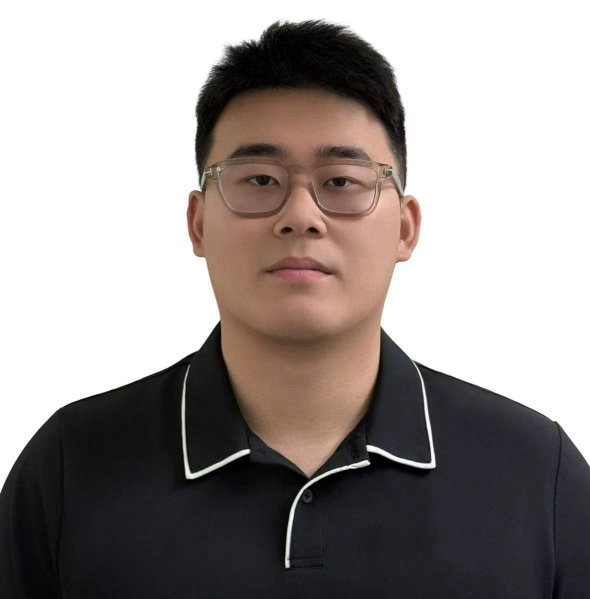
#> input picture site/assets/james-zhu.jpg, 1180 x 1197 px, found by its file name (shown at 1/2 size)
$ python portrait.py
#> lines starting #> are read from the running program, lines starting #| are printed output that depends on the picture; after the words box and inside, x2 and y2 are one past the last pixel; in counts of white or black regions, pixels touching at a corner belong together
#!/usr/bin/env python3
"""Turn the white-backdrop headshot into a portrait that sits *in* a dark page.

Run: python3 tools/portrait.py [src.jpg] [out.png] [ground hex]
Defaults regenerate site/assets/james-portrait.png for the current theme.

The headshot was lit against a white studio backdrop, so every pixel along the
hair is a mix of hair and backdrop:  I = a*F + (1-a)*W  (W = white).  Cutting
such an edge with a hard mask leaves the grey remainder behind as a halo, which
is what a plain flood-fill cutout shows around the hair.  Instead we estimate a
per-pixel alpha from how much backdrop each edge pixel still carries, then solve
that equation for F — the white is subtracted out rather than clipped off.

Passes:
  1. flood fill from the border  -> which pixels are definitely backdrop
  2. matte the transition band   -> soft alpha + white-spill removal (the halo fix)
  3. shadow lift toward ground   -> dark clothing stops reading as a silhouette
  4. bottom fade                 -> shoulders dissolve instead of being cut off
"""
import sys
from collections import deque
from PIL import Image, ImageFilter

SRC = sys.argv[1] if len(sys.argv) > 1 else "assets/james-zhu.jpg"
DST = sys.argv[2] if len(sys.argv) > 2 else "assets/james-portrait.png"
GROUND = (sys.argv[3] if len(sys.argv) > 3 else "#13251E").lstrip("#")
gr = tuple(int(GROUND[i:i + 2], 16) for i in (0, 2, 4))

im = Image.open(SRC).convert("RGB")
#> im is the input picture: PIL image 1180x1197 RGB; mean R, G, B 155.8, 149.4, 147.2
w, h = im.size
#> w = 1180; h = 1197
px = im.load()

# ---- 1. locate the backdrop ---------------------------------------------
def is_bg(p):
    r, g, b = p
    return min(r, g, b) > 205 and (max(r, g, b) - min(r, g, b)) < 26

bg = bytearray(w * h)
q = deque()
def seed(x, y):
    if not bg[y * w + x] and is_bg(px[x, y]):
        bg[y * w + x] = 1
        q.append((x, y))

for x in range(w):
    seed(x, 0); seed(x, h - 1)
for y in range(h):
    seed(0, y); seed(w - 1, y)

while q:
    x, y = q.popleft()
    for dx, dy in ((1, 0), (-1, 0), (0, 1), (0, -1)):
        nx, ny = x + dx, y + dy
        if 0 <= nx < w and 0 <= ny < h:
            seed(nx, ny)

# ---- 2. matte the transition band ---------------------------------------
# Dilate the backdrop inward; the pixels it reaches are the contaminated rim.
BAND = 10
bgmask = Image.frombytes("L", (w, h), bytes(255 if v else 0 for v in bg))
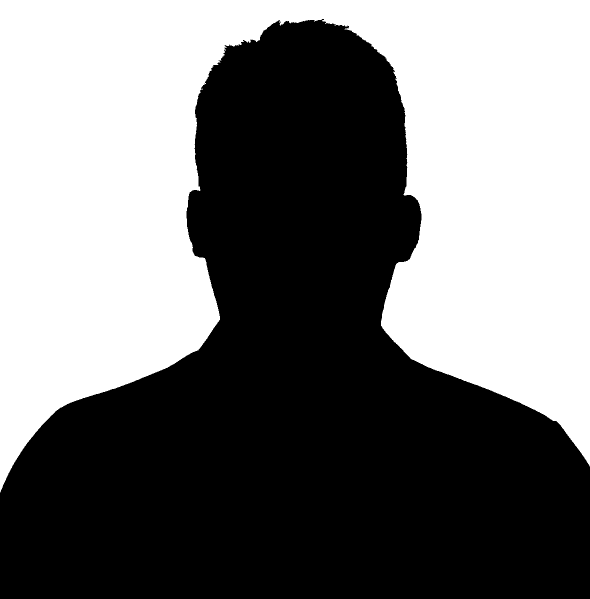
#> bgmask: PIL image 1180x1197 L (shown at 1/2 size); 46% white; 1 white region, box (x1, y1, x2, y2) and area: (0, 0, 1180, 985) 650127
band = bgmask.filter(ImageFilter.MaxFilter(BAND * 2 + 1))
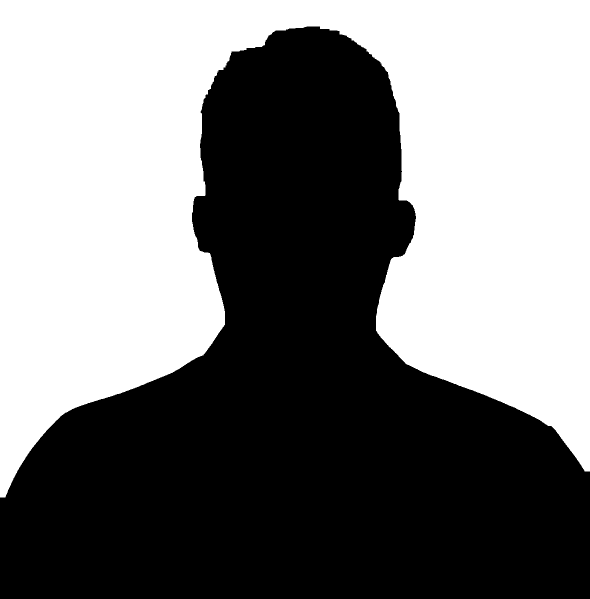
#> band: PIL image 1180x1197 L (shown at 1/2 size); 48.4% white; 1 white region, box (x1, y1, x2, y2) and area: (0, 0, 1180, 995) 684318
bp = band.load()

HI, LO = 214, 120      # minRGB at pure backdrop / at solid foreground
GAMMA = 1.6            # >1 pushes light, backdrop-heavy strands further toward
                       # transparent, which is what kills the last of the halo
alpha = Image.new("L", (w, h), 255)
#> alpha: PIL image 1180x1197 L; every value is 255
ap = alpha.load()

for y in range(h):
    row = y * w
    for x in range(w):
        if bg[row + x]:
            ap[x, y] = 0
            continue
        if not bp[x, y]:
            continue                      # interior: untouched, fully opaque
        r, g, b = px[x, y]
        m = min(r, g, b)
        if m <= LO:
            continue                      # solidly foreground
        a = 0.0 if m >= HI else ((HI - m) / (HI - LO)) ** GAMMA
        ap[x, y] = int(a * 255)
        if a > 0.02:
            # unpremultiply against white: F = (I - (1-a)*255) / a
            inv = (1.0 - a) * 255.0
            px[x, y] = (
                max(0, min(255, int((r - inv) / a))),
                max(0, min(255, int((g - inv) / a))),
                max(0, min(255, int((b - inv) / a))),
            )

alpha = alpha.filter(ImageFilter.GaussianBlur(0.7))   # just enough to de-jag
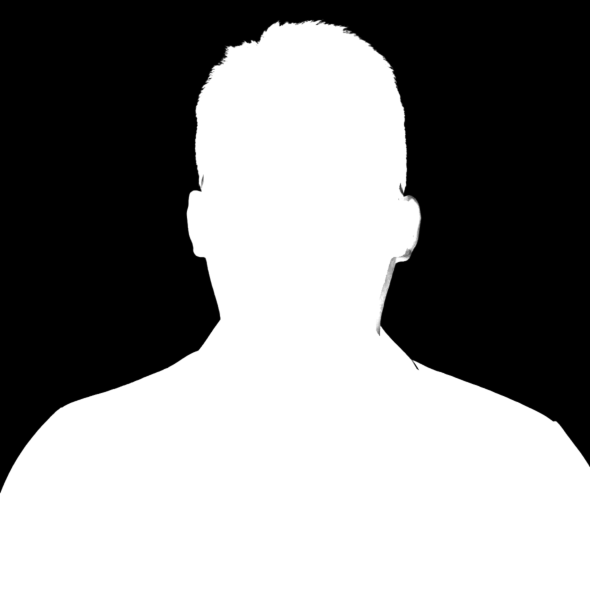
#> alpha: PIL image 1180x1197 L (shown at 1/2 size); min 0, max 255, mean 137

# ---- 3. shadow lift ------------------------------------------------------
KNEE, STRENGTH = 0.30, 0.80
for y in range(h):
    for x in range(w):
        if ap[x, y] == 0:
            continue
        r, g, b = px[x, y]
        lum = (0.2126 * r + 0.7152 * g + 0.0722 * b) / 255.0
        if lum < KNEE:
            t = ((KNEE - lum) / KNEE) * STRENGTH
            px[x, y] = (round(r + (gr[0] - r) * t),
                        round(g + (gr[1] - g) * t),
                        round(b + (gr[2] - b) * t))

# ---- 4. bottom fade ------------------------------------------------------
ap = alpha.load()
start = int(h * 0.52)
for y in range(start, h):
    k = (1.0 - (y - start) / (h - start)) ** 2
    for x in range(w):
        if ap[x, y]:
            ap[x, y] = int(ap[x, y] * k)

out = im.convert("RGBA")
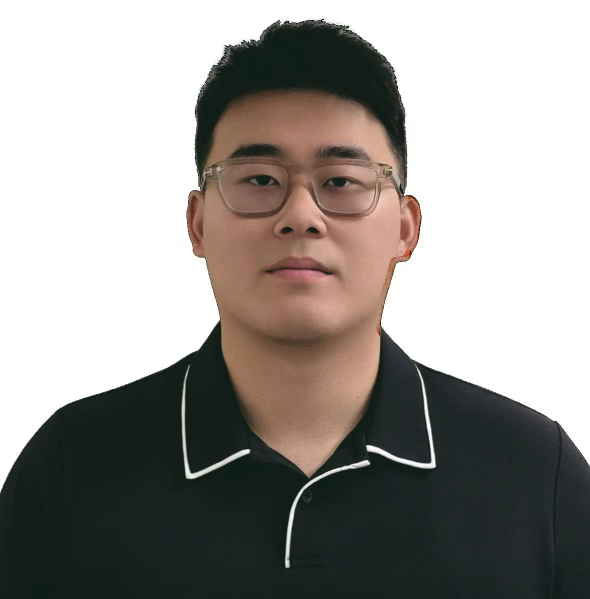
#> out: PIL image 1180x1197 RGBA (shown at 1/2 size); mean R, G, B, A 154.3, 151.1, 147.2, 255
out.putalpha(alpha)
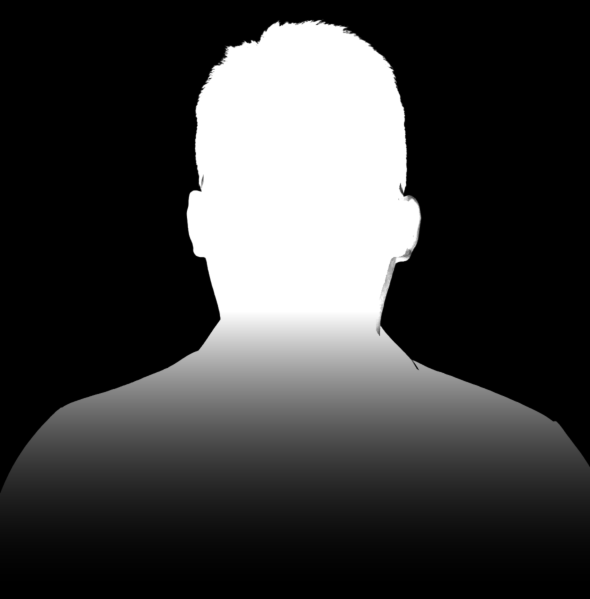
#> alpha: PIL image 1180x1197 L (shown at 1/2 size); min 0, max 255, mean 62.6
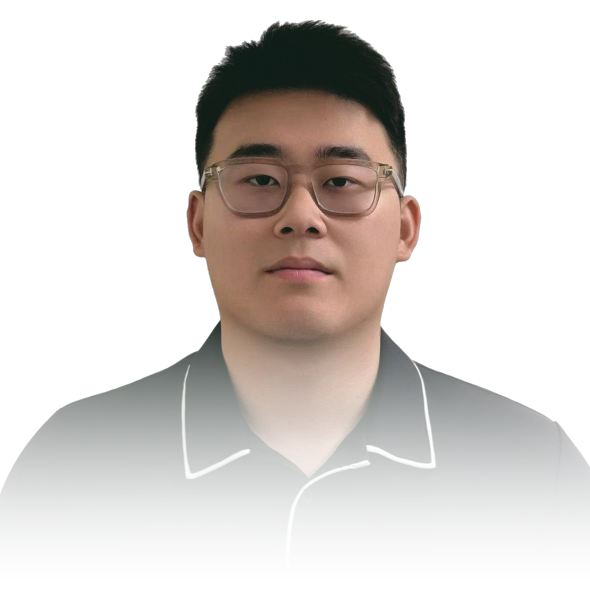
#> out: PIL image 1180x1197 RGBA (shown at 1/2 size); mean R, G, B, A 154.3, 151.1, 147.2, 62.6; transparent parts drawn white
out.save(DST)
print(f"{DST}  ground #{GROUND}  band={BAND}px  white spill removed")

$ run again, with site/assets/dog-2.jpg copied over site/assets/james-zhu.jpg
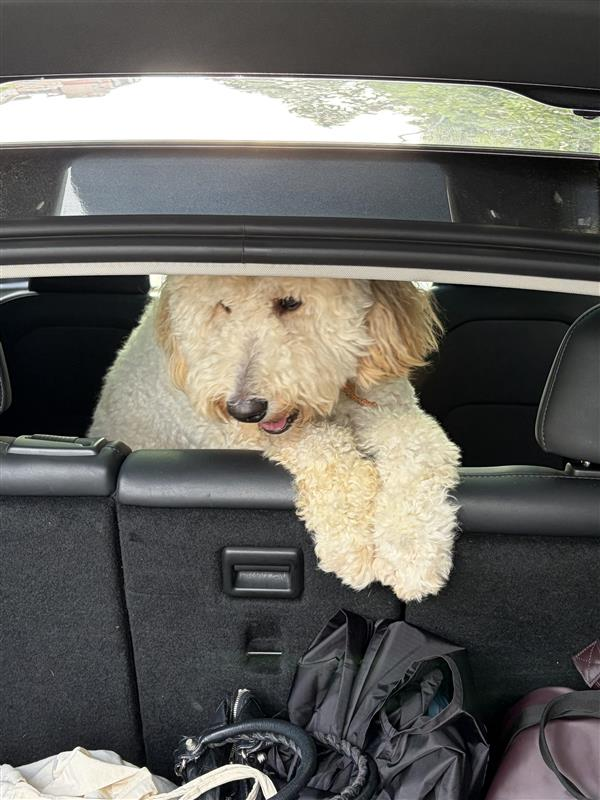
#> input picture site/assets/dog-2.jpg, 600 x 800 px, found by its file name
#> im is the input picture: PIL image 600x800 RGB; mean R, G, B 100.3, 98.6, 93.6
#> `bgmask = Image.frombytes("L", (w, h), bytes(255 if v else 0 for v in b..`:
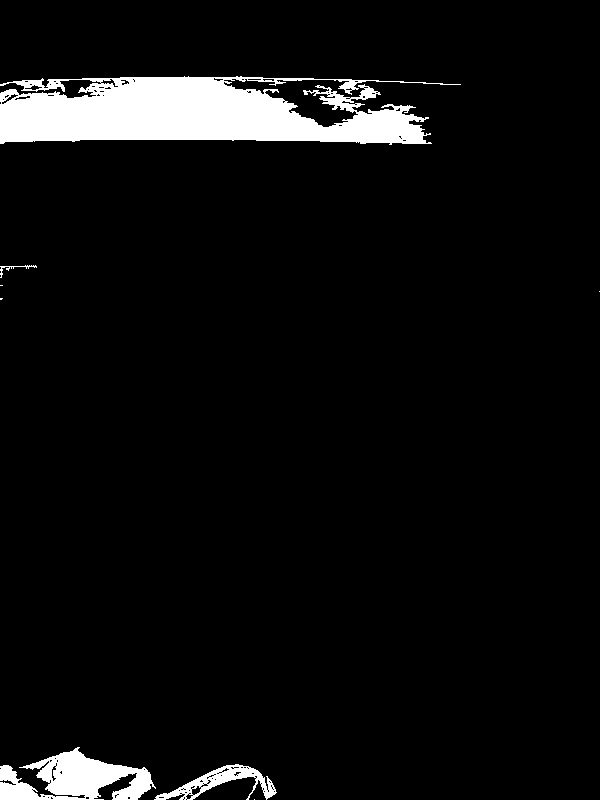
#> bgmask: PIL image 600x800 L; 5.7% white; 8 white regions (4 under 20 px), largest, box (x1, y1, x2, y2) and area: (0, 76, 461, 145) 21171, (0, 747, 156, 800) 4591, (154, 764, 277, 800) 1422, (0, 265, 37, 278) 85
#> band: PIL image 600x800 L; 10.8% white; 4 white regions, box (x1, y1, x2, y2) and area: (0, 66, 471, 155) 37134, (0, 737, 287, 800) 12796, (0, 255, 47, 310) 1518, (589, 281, 600, 302) 231
#> `out.putalpha(alpha)`:
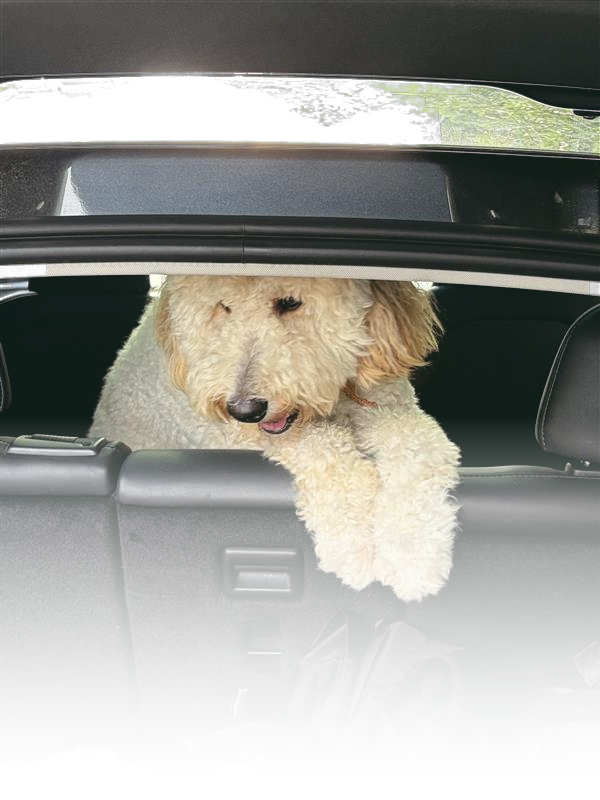
#> out: PIL image 600x800 RGBA; mean R, G, B, A 94.8, 96.4, 89.9, 157.7; transparent parts drawn white
